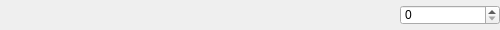
<?xml version="1.0" encoding="UTF-8"?>
<ui version="4.0">
 <class>intForm</class>
 <widget class="QWidget" name="intForm">
  <property name="geometry">
   <rect>
    <x>0</x>
    <y>0</y>
    <width>500</width>
    <height>30</height>
   </rect>
  </property>
  <property name="minimumSize">
   <size>
    <width>300</width>
    <height>30</height>
   </size>
  </property>
  <property name="maximumSize">
   <size>
    <width>16777215</width>
    <height>50</height>
   </size>
  </property>
  <property name="contextMenuPolicy">
   <enum>Qt::DefaultContextMenu</enum>
  </property>
  <property name="windowTitle">
   <string>Form</string>
  </property>
  <layout class="QHBoxLayout" name="horizontalLayout_2">
   <property name="spacing">
    <number>0</number>
   </property>
   <property name="margin">
    <number>0</number>
   </property>
   <item>
    <layout class="QHBoxLayout" name="horizontalLayout">
     <item>
      <widget class="QLabel" name="label">
       <property name="minimumSize">
        <size>
         <width>210</width>
         <height>20</height>
        </size>
       </property>
       <property name="maximumSize">
        <size>
         <width>400</width>
         <height>20</height>
        </size>
       </property>
      </widget>
     </item>
     <item>
      <spacer name="spacer">
       <property name="orientation">
        <enum>Qt::Horizontal</enum>
       </property>
       <property name="sizeHint" stdset="0">
        <size>
         <width>5</width>
         <height>20</height>
        </size>
       </property>
      </spacer>
     </item>
     <item>
      <widget class="QSpinBox" name="spinBox">
       <property name="sizePolicy">
        <sizepolicy hsizetype="Preferred" vsizetype="Preferred">
         <horstretch>0</horstretch>
         <verstretch>0</verstretch>
        </sizepolicy>
       </property>
       <property name="minimumSize">
        <size>
         <width>100</width>
         <height>20</height>
        </size>
       </property>
       <property name="maximumSize">
        <size>
         <width>100</width>
         <height>20</height>
        </size>
       </property>
      </widget>
     </item>
    </layout>
   </item>
  </layout>
 </widget>
 <resources/>
 <connections/>
</ui>
